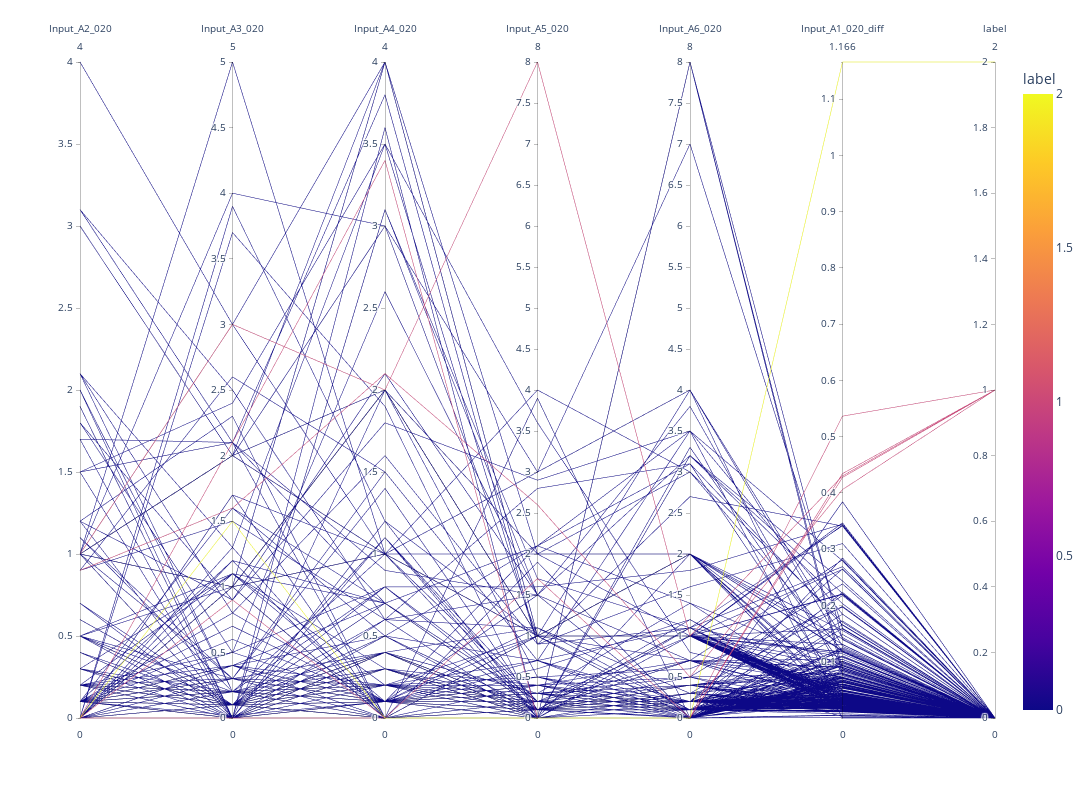

Notebook source saved alongside this figure:
### Code cell
feature_cols = list(train_features.filter(regex='Input_A[0-9]_020').columns)
diff_cols = list(res.filter(regex='Input_A1_[0-9]+_diff').columns[:5])

fig = px.parallel_coordinates(pd.concat([train_features, res], axis=1), feature_cols + diff_cols + ['label'] , color='label')
fig.update_layout(width=1600, height=800)
fig.show()

### Figure 1 — Plotly figure (JSON) as saved in the notebook; plotly's stock layout.template omitted (floating-point values rounded to 4 significant figures; data arrays with more than 128 entries replaced by an {"elided": "..."} marker saying what was removed)
{"data": [{"dimensions": [{"label": "Input_A2_020", "values": {"elided": "339 float values"}}, {"label": "Input_A3_020", "values": {"elided": "339 float values"}}, {"label": "Input_A4_020", "values": {"elided": "339 float values"}}, {"label": "Input_A5_020", "values": {"elided": "339 float values"}}, {"label": "Input_A6_020", "values": {"elided": "339 float values"}}, {"label": "Input_A1_020_diff", "values": {"elided": "339 float values"}}, {"label": "label", "values": {"elided": "339 int values"}}], "domain": {"x": [0, 1], "y": [0, 1]}, "line": {"color": {"elided": "339 int values"}, "coloraxis": "coloraxis"}, "name": "", "type": "parcoords"}], "layout": {"coloraxis": {"colorbar": {"title": {"text": "label"}}, "colorscale": [[0, "#0d0887"], [0.1111, "#46039f"], [0.2222, "#7201a8"], [0.3333, "#9c179e"], [0.4444, "#bd3786"], [0.5556, "#d8576b"], [0.6667, "#ed7953"], [0.7778, "#fb9f3a"], [0.8889, "#fdca26"], [1, "#f0f921"]]}, "height": 800, "legend": {"tracegroupgap": 0}, "margin": {"t": 60}, "width": 1600}}
